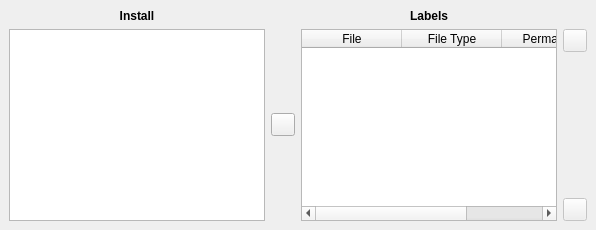
  <widget class="QDockWidget" name="dw_install_files">
   <property name="windowIcon">
    <iconset resource="../resources/pisido.qrc">
     <normaloff>:/images/install-files.png</normaloff>:/images/install-files.png</iconset>
   </property>
   <property name="toolTip">
    <string>Install Files Window</string>
   </property>
   <property name="statusTip">
    <string>Install Files Window</string>
   </property>
   <property name="windowTitle">
    <string>Installs</string>
   </property>
   <attribute name="dockWidgetArea">
    <number>2</number>
   </attribute>
   <widget class="QWidget" name="dw_files_contents">
    <layout class="QGridLayout" name="gridLayout_2">
     <item row="0" column="0" colspan="2">
      <widget class="QLabel" name="lbl_install_files">
       <property name="font">
        <font>
         <weight>75</weight>
         <bold>true</bold>
        </font>
       </property>
       <property name="text">
        <string>Install</string>
       </property>
       <property name="alignment">
        <set>Qt::AlignCenter</set>
       </property>
      </widget>
     </item>
     <item row="0" column="3" colspan="2">
      <widget class="QLabel" name="lbl_labels">
       <property name="font">
        <font>
         <weight>75</weight>
         <bold>true</bold>
        </font>
       </property>
       <property name="text">
        <string>Labels</string>
       </property>
       <property name="alignment">
        <set>Qt::AlignCenter</set>
       </property>
      </widget>
     </item>
     <item row="1" column="0" rowspan="3" colspan="2">
      <widget class="QTreeView" name="treeV_files">
       <property name="toolTip">
        <string>A successful build need for listing. Which will fill /var/pisi/__package_name__/install</string>
       </property>
       <property name="statusTip">
        <string>A successful build need for listing. Which will fill /var/pisi/__package_name__/install</string>
       </property>
      </widget>
     </item>
     <item row="1" column="3" rowspan="3" colspan="2">
      <widget class="QTableWidget" name="tableW_files">
       <property name="toolTip">
        <string>If none, a default will be added</string>
       </property>
       <property name="statusTip">
        <string>If none, a default will be added</string>
       </property>
       <property name="editTriggers">
        <set>QAbstractItemView::NoEditTriggers</set>
       </property>
       <property name="alternatingRowColors">
        <bool>true</bool>
       </property>
       <property name="selectionMode">
        <enum>QAbstractItemView::SingleSelection</enum>
       </property>
       <property name="selectionBehavior">
        <enum>QAbstractItemView::SelectRows</enum>
       </property>
       <attribute name="verticalHeaderVisible">
        <bool>false</bool>
       </attribute>
       <column>
        <property name="text">
         <string>File</string>
        </property>
       </column>
       <column>
        <property name="text">
         <string>File Type</string>
        </property>
       </column>
       <column>
        <property name="text">
         <string>Permanent</string>
        </property>
       </column>
      </widget>
     </item>
     <item row="3" column="5">
      <widget class="QToolButton" name="tb_open_install_dir">
       <property name="enabled">
        <bool>false</bool>
       </property>
       <property name="toolTip">
        <string>Opens install directory (/var/pisi/__package_name__/install)</string>
       </property>
       <property name="statusTip">
        <string>Opens install directory (/var/pisi/__package_name__/install)</string>
       </property>
       <property name="text">
        <string/>
       </property>
       <property name="icon">
        <iconset resource="../resources/pisido.qrc">
         <normaloff>:/images/open-dir.png</normaloff>:/images/open-dir.png</iconset>
       </property>
      </widget>
     </item>
     <item row="1" column="5">
      <widget class="QToolButton" name="tb_delete_label">
       <property name="enabled">
        <bool>false</bool>
       </property>
       <property name="toolTip">
        <string>Delete selected label</string>
       </property>
       <property name="statusTip">
        <string>Delete selected label</string>
       </property>
       <property name="text">
        <string/>
       </property>
       <property name="icon">
        <iconset resource="../resources/pisido.qrc">
         <normaloff>:/images/delete.png</normaloff>:/images/delete.png</iconset>
       </property>
      </widget>
     </item>
     <item row="2" column="2">
      <widget class="QToolButton" name="tb_add_label">
       <property name="enabled">
        <bool>true</bool>
       </property>
       <property name="toolTip">
        <string>Add label</string>
       </property>
       <property name="statusTip">
        <string>Add label</string>
       </property>
       <property name="text">
        <string/>
       </property>
       <property name="icon">
        <iconset resource="../resources/pisido.qrc">
         <normaloff>:/images/right.png</normaloff>:/images/right.png</iconset>
       </property>
      </widget>
     </item>
     <item row="2" column="5">
      <spacer name="verticalSpacer_5">
       <property name="orientation">
        <enum>Qt::Vertical</enum>
       </property>
       <property name="sizeHint" stdset="0">
        <size>
         <width>20</width>
         <height>40</height>
        </size>
       </property>
      </spacer>
     </item>
    </layout>
   </widget>
  </widget>
